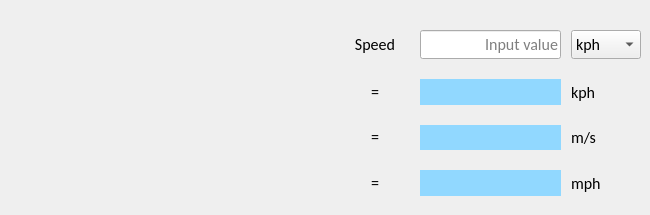
      <widget class="QWidget" name="tab_5">
       <attribute name="title">
        <string>Speed</string>
       </attribute>
       <widget class="QWidget" name="gridLayoutWidget_2">
        <property name="geometry">
         <rect>
          <x>340</x>
          <y>30</y>
          <width>301</width>
          <height>176</height>
         </rect>
        </property>
        <property name="font">
         <font>
          <family>Calibri</family>
          <pointsize>9</pointsize>
          <bold>false</bold>
         </font>
        </property>
        <layout class="QGridLayout" name="gridLayout_2" rowstretch="0,0,0,0" columnstretch="1,2,1">
         <property name="bottomMargin">
          <number>10</number>
         </property>
         <property name="horizontalSpacing">
          <number>10</number>
         </property>
         <property name="verticalSpacing">
          <number>20</number>
         </property>
         <item row="1" column="0">
          <widget class="QLabel" name="label_ageinput_21">
           <property name="font">
            <font>
             <family>Calibri</family>
             <pointsize>12</pointsize>
             <bold>false</bold>
            </font>
           </property>
           <property name="text">
            <string>=</string>
           </property>
           <property name="alignment">
            <set>Qt::AlignCenter</set>
           </property>
          </widget>
         </item>
         <item row="2" column="0">
          <widget class="QLabel" name="label_ageinput_24">
           <property name="font">
            <font>
             <family>Calibri</family>
             <pointsize>12</pointsize>
             <bold>false</bold>
            </font>
           </property>
           <property name="text">
            <string>=</string>
           </property>
           <property name="alignment">
            <set>Qt::AlignCenter</set>
           </property>
          </widget>
         </item>
         <item row="3" column="0">
          <widget class="QLabel" name="label_ageinput_25">
           <property name="font">
            <font>
             <family>Calibri</family>
             <pointsize>12</pointsize>
             <bold>false</bold>
            </font>
           </property>
           <property name="text">
            <string>=</string>
           </property>
           <property name="alignment">
            <set>Qt::AlignCenter</set>
           </property>
          </widget>
         </item>
         <item row="0" column="0">
          <widget class="QLabel" name="label_speedinput">
           <property name="font">
            <font>
             <family>Calibri</family>
             <pointsize>12</pointsize>
             <bold>false</bold>
            </font>
           </property>
           <property name="text">
            <string>Speed</string>
           </property>
           <property name="alignment">
            <set>Qt::AlignCenter</set>
           </property>
          </widget>
         </item>
         <item row="0" column="1">
          <widget class="QLineEdit" name="lineEdit_speed">
           <property name="font">
            <font>
             <family>Calibri</family>
             <pointsize>12</pointsize>
             <bold>false</bold>
            </font>
           </property>
           <property name="alignment">
            <set>Qt::AlignRight|Qt::AlignTrailing|Qt::AlignVCenter</set>
           </property>
           <property name="dragEnabled">
            <bool>true</bool>
           </property>
           <property name="placeholderText">
            <string> Input value</string>
           </property>
          </widget>
         </item>
         <item row="0" column="2">
          <widget class="QComboBox" name="comboBox_speed">
           <property name="font">
            <font>
             <family>Calibri</family>
             <pointsize>12</pointsize>
             <bold>false</bold>
            </font>
           </property>
           <item>
            <property name="text">
             <string>kph</string>
            </property>
           </item>
           <item>
            <property name="text">
             <string>m/s</string>
            </property>
           </item>
           <item>
            <property name="text">
             <string>mph</string>
            </property>
           </item>
          </widget>
         </item>
         <item row="1" column="1">
          <widget class="QLabel" name="label_speedkph">
           <property name="font">
            <font>
             <family>Calibri</family>
             <pointsize>12</pointsize>
             <bold>false</bold>
            </font>
           </property>
           <property name="styleSheet">
            <string notr="true">QLabel{background-color: rgb(145, 216, 255)}</string>
           </property>
           <property name="text">
            <string/>
           </property>
           <property name="alignment">
            <set>Qt::AlignRight|Qt::AlignTrailing|Qt::AlignVCenter</set>
           </property>
          </widget>
         </item>
         <item row="2" column="1">
          <widget class="QLabel" name="label_speedms">
           <property name="font">
            <font>
             <family>Calibri</family>
             <pointsize>12</pointsize>
             <bold>false</bold>
            </font>
           </property>
           <property name="styleSheet">
            <string notr="true">QLabel{background-color: rgb(145, 216, 255)}</string>
           </property>
           <property name="text">
            <string/>
           </property>
           <property name="alignment">
            <set>Qt::AlignRight|Qt::AlignTrailing|Qt::AlignVCenter</set>
           </property>
          </widget>
         </item>
         <item row="3" column="1">
          <widget class="QLabel" name="label_speedmph">
           <property name="font">
            <font>
             <family>Calibri</family>
             <pointsize>12</pointsize>
             <bold>false</bold>
            </font>
           </property>
           <property name="styleSheet">
            <string notr="true">QLabel{background-color: rgb(145, 216, 255)}</string>
           </property>
           <property name="text">
            <string/>
           </property>
           <property name="alignment">
            <set>Qt::AlignRight|Qt::AlignTrailing|Qt::AlignVCenter</set>
           </property>
          </widget>
         </item>
         <item row="1" column="2">
          <widget class="QLabel" name="label_7">
           <property name="font">
            <font>
             <family>Calibri</family>
             <pointsize>12</pointsize>
             <bold>false</bold>
            </font>
           </property>
           <property name="text">
            <string>kph</string>
           </property>
           <property name="alignment">
            <set>Qt::AlignLeading|Qt::AlignLeft|Qt::AlignVCenter</set>
           </property>
          </widget>
         </item>
         <item row="2" column="2">
          <widget class="QLabel" name="label_6">
           <property name="font">
            <font>
             <family>Calibri</family>
             <pointsize>12</pointsize>
             <bold>false</bold>
            </font>
           </property>
           <property name="text">
            <string>m/s</string>
           </property>
           <property name="alignment">
            <set>Qt::AlignLeading|Qt::AlignLeft|Qt::AlignVCenter</set>
           </property>
          </widget>
         </item>
         <item row="3" column="2">
          <widget class="QLabel" name="label_5">
           <property name="font">
            <font>
             <family>Calibri</family>
             <pointsize>12</pointsize>
             <bold>false</bold>
            </font>
           </property>
           <property name="text">
            <string>mph</string>
           </property>
           <property name="alignment">
            <set>Qt::AlignLeading|Qt::AlignLeft|Qt::AlignVCenter</set>
           </property>
          </widget>
         </item>
        </layout>
       </widget>
      </widget>
